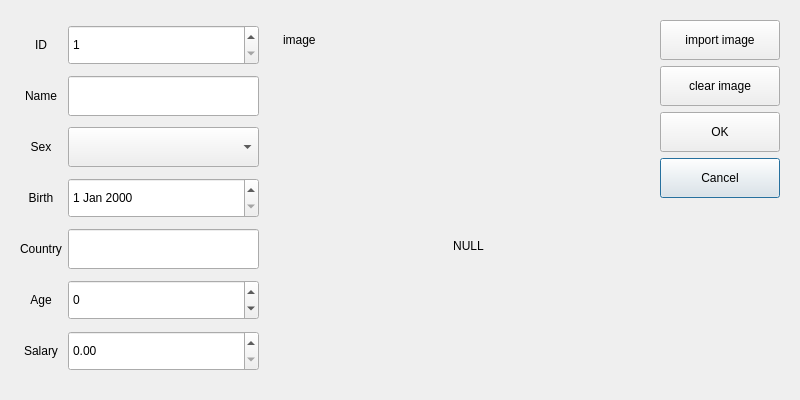
<?xml version="1.0" encoding="UTF-8"?>
<ui version="4.0">
 <class>Dialog</class>
 <widget class="QDialog" name="Dialog">
  <property name="geometry">
   <rect>
    <x>0</x>
    <y>0</y>
    <width>800</width>
    <height>400</height>
   </rect>
  </property>
  <property name="sizePolicy">
   <sizepolicy hsizetype="Preferred" vsizetype="Preferred">
    <horstretch>3</horstretch>
    <verstretch>0</verstretch>
   </sizepolicy>
  </property>
  <property name="minimumSize">
   <size>
    <width>800</width>
    <height>400</height>
   </size>
  </property>
  <property name="maximumSize">
   <size>
    <width>16777212</width>
    <height>16777215</height>
   </size>
  </property>
  <property name="windowTitle">
   <string>Dialog</string>
  </property>
  <layout class="QHBoxLayout" name="horizontalLayout" stretch="1,2">
   <item>
    <widget class="QWidget" name="widget" native="true">
     <layout class="QGridLayout" name="gridLayout">
      <item row="0" column="2">
       <widget class="QSpinBox" name="spinBoxID">
        <property name="minimumSize">
         <size>
          <width>0</width>
          <height>40</height>
         </size>
        </property>
        <property name="minimum">
         <number>1</number>
        </property>
        <property name="maximum">
         <number>999999999</number>
        </property>
       </widget>
      </item>
      <item row="6" column="2">
       <widget class="QDoubleSpinBox" name="doubleSpinBoxSalary">
        <property name="minimumSize">
         <size>
          <width>0</width>
          <height>40</height>
         </size>
        </property>
        <property name="maximum">
         <double>100000000000000000000.000000000000000</double>
        </property>
        <property name="singleStep">
         <double>100.000000000000000</double>
        </property>
       </widget>
      </item>
      <item row="3" column="2">
       <widget class="QDateEdit" name="dateEdit">
        <property name="minimumSize">
         <size>
          <width>0</width>
          <height>40</height>
         </size>
        </property>
       </widget>
      </item>
      <item row="1" column="2">
       <widget class="QLineEdit" name="lineEditName">
        <property name="minimumSize">
         <size>
          <width>0</width>
          <height>40</height>
         </size>
        </property>
       </widget>
      </item>
      <item row="4" column="2">
       <widget class="QLineEdit" name="lineEditCountry">
        <property name="minimumSize">
         <size>
          <width>0</width>
          <height>40</height>
         </size>
        </property>
       </widget>
      </item>
      <item row="5" column="2">
       <widget class="QSpinBox" name="spinBoxAge">
        <property name="minimumSize">
         <size>
          <width>0</width>
          <height>40</height>
         </size>
        </property>
        <property name="minimum">
         <number>-1</number>
        </property>
        <property name="maximum">
         <number>200</number>
        </property>
       </widget>
      </item>
      <item row="2" column="2">
       <widget class="QComboBox" name="comboBoxSex">
        <property name="minimumSize">
         <size>
          <width>0</width>
          <height>40</height>
         </size>
        </property>
       </widget>
      </item>
      <item row="0" column="1">
       <widget class="QLabel" name="label">
        <property name="text">
         <string>ID</string>
        </property>
        <property name="alignment">
         <set>Qt::AlignCenter</set>
        </property>
       </widget>
      </item>
      <item row="1" column="1">
       <widget class="QLabel" name="label_2">
        <property name="text">
         <string>Name</string>
        </property>
        <property name="alignment">
         <set>Qt::AlignCenter</set>
        </property>
       </widget>
      </item>
      <item row="2" column="1">
       <widget class="QLabel" name="label_3">
        <property name="text">
         <string>Sex</string>
        </property>
        <property name="alignment">
         <set>Qt::AlignCenter</set>
        </property>
       </widget>
      </item>
      <item row="3" column="1">
       <widget class="QLabel" name="label_4">
        <property name="text">
         <string>Birth</string>
        </property>
        <property name="alignment">
         <set>Qt::AlignCenter</set>
        </property>
       </widget>
      </item>
      <item row="4" column="1">
       <widget class="QLabel" name="label_5">
        <property name="text">
         <string>Country</string>
        </property>
        <property name="alignment">
         <set>Qt::AlignCenter</set>
        </property>
       </widget>
      </item>
      <item row="5" column="1">
       <widget class="QLabel" name="label_6">
        <property name="text">
         <string>Age</string>
        </property>
        <property name="alignment">
         <set>Qt::AlignCenter</set>
        </property>
       </widget>
      </item>
      <item row="6" column="1">
       <widget class="QLabel" name="label_7">
        <property name="text">
         <string>Salary</string>
        </property>
        <property name="alignment">
         <set>Qt::AlignCenter</set>
        </property>
       </widget>
      </item>
     </layout>
    </widget>
   </item>
   <item>
    <widget class="QWidget" name="widget_2" native="true">
     <layout class="QGridLayout" name="gridLayout_2">
      <item row="0" column="0">
       <widget class="QLabel" name="label_8">
        <property name="text">
         <string>image</string>
        </property>
       </widget>
      </item>
      <item row="2" column="0" rowspan="4" colspan="3">
       <widget class="QLabel" name="LabImage">
        <property name="text">
         <string>NULL</string>
        </property>
        <property name="alignment">
         <set>Qt::AlignCenter</set>
        </property>
       </widget>
      </item>
      <item row="3" column="3">
       <widget class="QPushButton" name="btnCancel">
        <property name="minimumSize">
         <size>
          <width>0</width>
          <height>40</height>
         </size>
        </property>
        <property name="text">
         <string>Cancel</string>
        </property>
        <property name="icon">
         <iconset resource="res.qrc">
          <normaloff>:/images/706.bmp</normaloff>:/images/706.bmp</iconset>
        </property>
       </widget>
      </item>
      <item row="1" column="3">
       <widget class="QPushButton" name="btnClear">
        <property name="minimumSize">
         <size>
          <width>0</width>
          <height>40</height>
         </size>
        </property>
        <property name="text">
         <string>clear image</string>
        </property>
        <property name="icon">
         <iconset resource="res.qrc">
          <normaloff>:/images/103.bmp</normaloff>:/images/103.bmp</iconset>
        </property>
       </widget>
      </item>
      <item row="2" column="3">
       <widget class="QPushButton" name="btnOk">
        <property name="minimumSize">
         <size>
          <width>0</width>
          <height>40</height>
         </size>
        </property>
        <property name="text">
         <string>OK</string>
        </property>
        <property name="icon">
         <iconset resource="res.qrc">
          <normaloff>:/images/704.bmp</normaloff>:/images/704.bmp</iconset>
        </property>
       </widget>
      </item>
      <item row="0" column="3">
       <widget class="QPushButton" name="btnImport">
        <property name="minimumSize">
         <size>
          <width>0</width>
          <height>40</height>
         </size>
        </property>
        <property name="text">
         <string>import image</string>
        </property>
        <property name="icon">
         <iconset resource="res.qrc">
          <normaloff>:/images/00.JPG</normaloff>:/images/00.JPG</iconset>
        </property>
       </widget>
      </item>
     </layout>
    </widget>
   </item>
  </layout>
 </widget>
 <resources>
  <include location="res.qrc"/>
 </resources>
 <connections>
  <connection>
   <sender>btnOk</sender>
   <signal>clicked()</signal>
   <receiver>Dialog</receiver>
   <slot>accept()</slot>
   <hints>
    <hint type="sourcelabel">
     <x>725</x>
     <y>119</y>
    </hint>
    <hint type="destinationlabel">
     <x>399</x>
     <y>199</y>
    </hint>
   </hints>
  </connection>
  <connection>
   <sender>btnCancel</sender>
   <signal>clicked()</signal>
   <receiver>Dialog</receiver>
   <slot>reject()</slot>
   <hints>
    <hint type="sourcelabel">
     <x>725</x>
     <y>163</y>
    </hint>
    <hint type="destinationlabel">
     <x>399</x>
     <y>199</y>
    </hint>
   </hints>
  </connection>
 </connections>
</ui>
